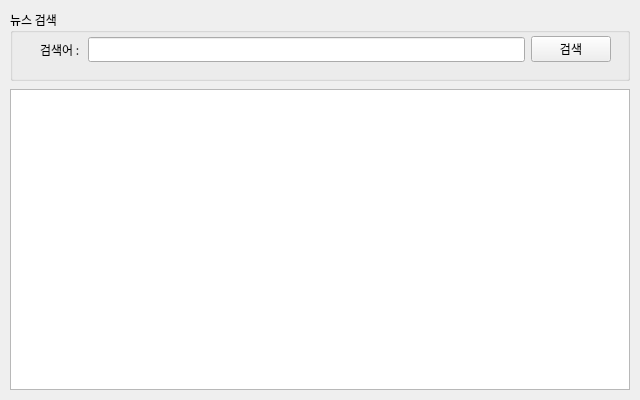
<?xml version="1.0" encoding="UTF-8"?>
<ui version="4.0">
 <class>FrmMain</class>
 <widget class="QWidget" name="FrmMain">
  <property name="geometry">
   <rect>
    <x>0</x>
    <y>0</y>
    <width>640</width>
    <height>400</height>
   </rect>
  </property>
  <property name="sizePolicy">
   <sizepolicy hsizetype="Fixed" vsizetype="Fixed">
    <horstretch>0</horstretch>
    <verstretch>0</verstretch>
   </sizepolicy>
  </property>
  <property name="minimumSize">
   <size>
    <width>640</width>
    <height>400</height>
   </size>
  </property>
  <property name="maximumSize">
   <size>
    <width>640</width>
    <height>400</height>
   </size>
  </property>
  <property name="font">
   <font>
    <family>나눔고딕</family>
   </font>
  </property>
  <property name="windowTitle">
   <string>네이버API 뉴스검색앱</string>
  </property>
  <widget class="QWidget" name="verticalLayoutWidget">
   <property name="geometry">
    <rect>
     <x>10</x>
     <y>10</y>
     <width>620</width>
     <height>71</height>
    </rect>
   </property>
   <layout class="QVBoxLayout" name="searchLayout">
    <item>
     <widget class="QGroupBox" name="groupBox">
      <property name="title">
       <string>뉴스 검색</string>
      </property>
      <widget class="QWidget" name="layoutWidget">
       <property name="geometry">
        <rect>
         <x>30</x>
         <y>24</y>
         <width>571</width>
         <height>31</height>
        </rect>
       </property>
       <layout class="QHBoxLayout" name="horizontalLayout">
        <item>
         <widget class="QLabel" name="label">
          <property name="text">
           <string>검색어 : </string>
          </property>
         </widget>
        </item>
        <item>
         <widget class="QLineEdit" name="txtSearch"/>
        </item>
        <item>
         <widget class="QPushButton" name="btnSearch">
          <property name="text">
           <string>검색</string>
          </property>
         </widget>
        </item>
       </layout>
      </widget>
     </widget>
    </item>
   </layout>
  </widget>
  <widget class="QWidget" name="verticalLayoutWidget_2">
   <property name="geometry">
    <rect>
     <x>10</x>
     <y>89</y>
     <width>620</width>
     <height>301</height>
    </rect>
   </property>
   <layout class="QVBoxLayout" name="resultLayout">
    <item>
     <widget class="QTableWidget" name="tblResult">
      <property name="font">
       <font>
        <family>나눔고딕</family>
       </font>
      </property>
     </widget>
    </item>
   </layout>
  </widget>
 </widget>
 <resources/>
 <connections/>
</ui>
